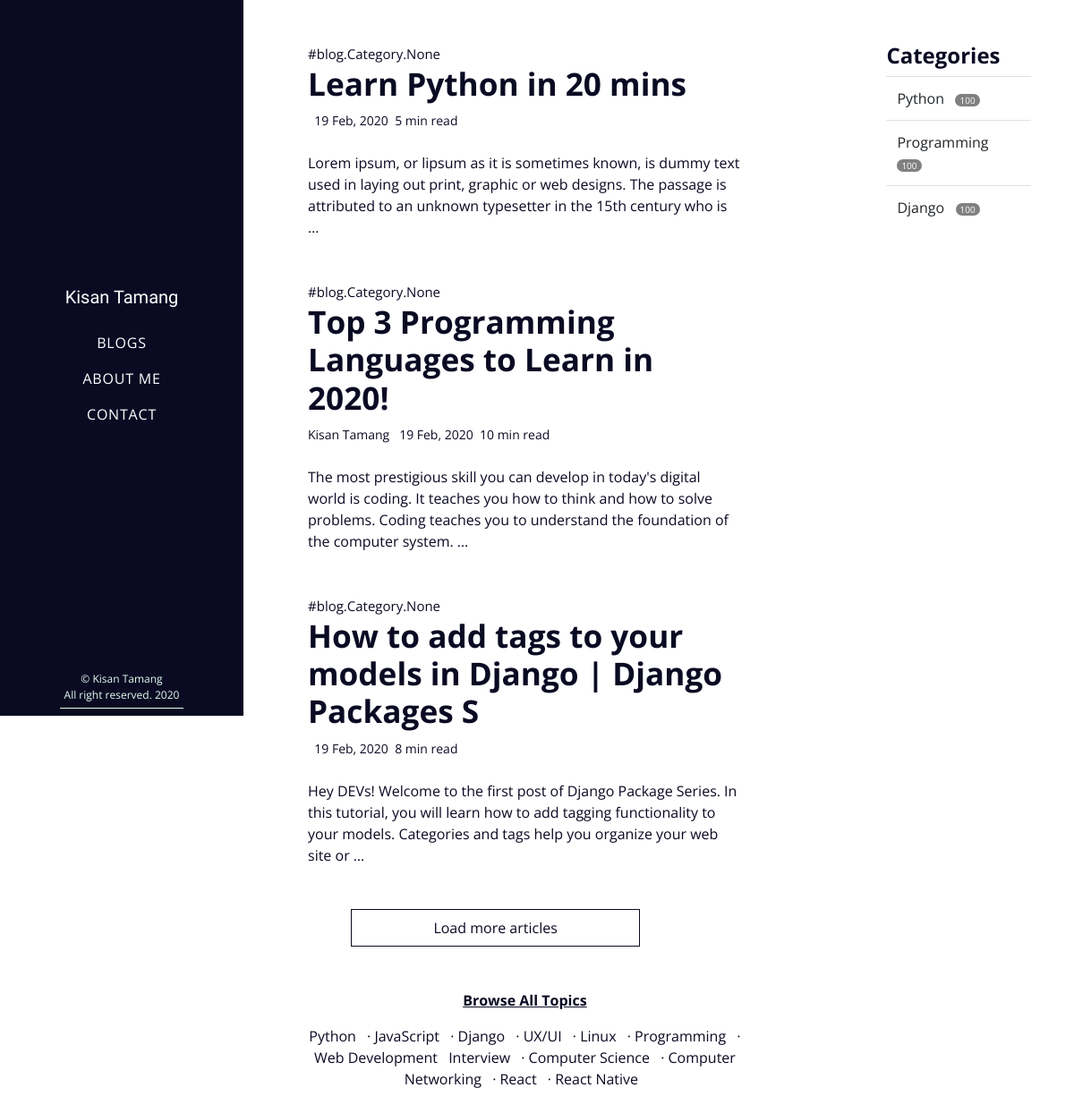
/, run on an earlier commit of the app's database.
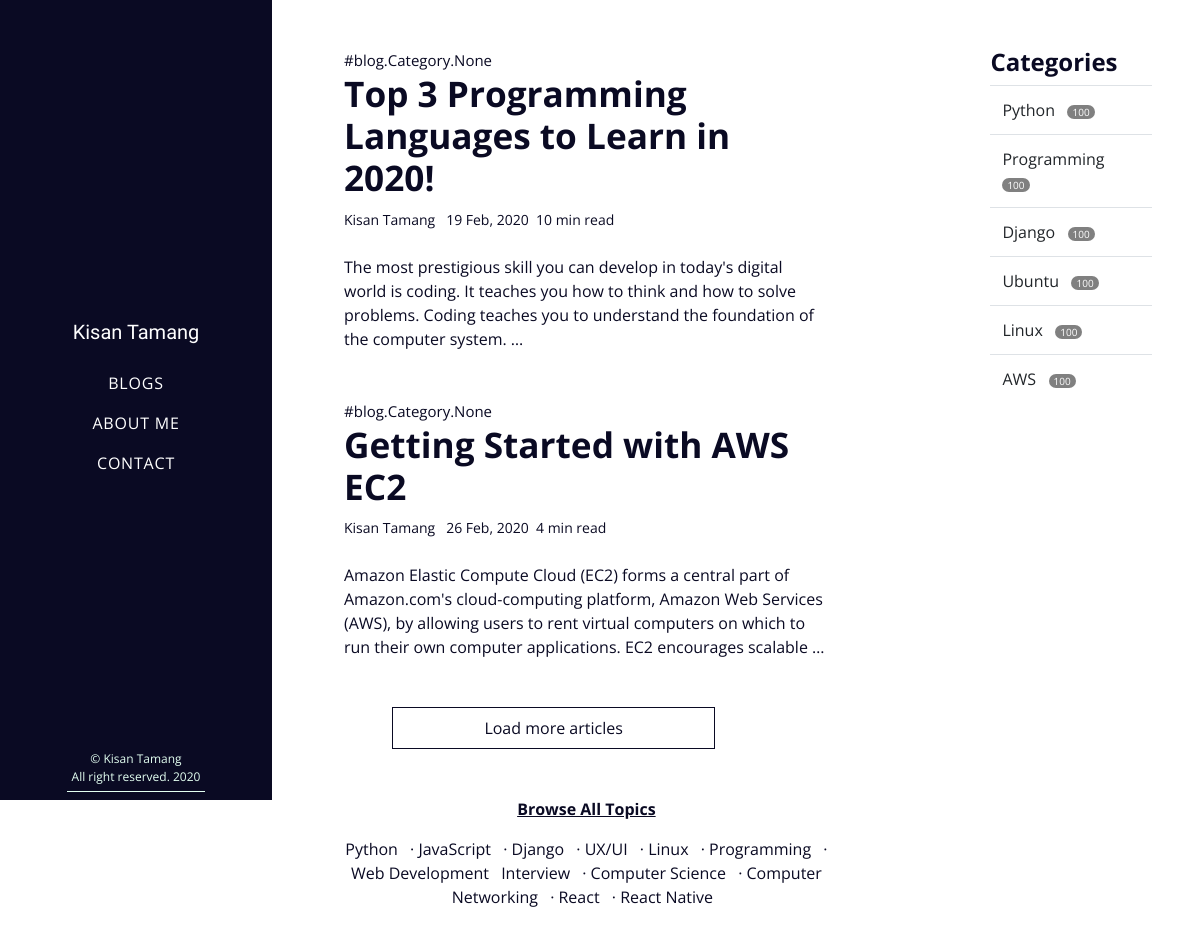
And on a later commit of the database.
### blog/models.py (models this page shows, shortened)
class Post(models.Model):
    id = models.UUIDField(
        primary_key = True,
        default = uuid.uuid4,
        editable = False
    )
    title = models.CharField(max_length=60)
    category = models.ManyToManyField('Category',help_text="Select Categories for this Post")
    content = models.TextField()
    banner = models.ImageField(blank=True,null=True)
    author = models.ForeignKey(User,on_delete=models.SET_NULL,null=True)
    created_at = models.DateTimeField(auto_now_add=True)
    updated_at = models.DateTimeField(auto_now=True)
    meta_keyworks = models.CharField("Meta Keywords",max_length=255,
                                     help_text="Comma-delimited set of SEO keywords for meta tag")
    meta_description = models.CharField("Meta Description",max_length=255,
                                     help_text="Content for Description Meta Tag")
    read_time =  models.CharField(max_length=5,null=True,blank=True)
    def get_author(self):
        return self.author.first_name + " " + self.author.last_name

class Category(models.Model):
    name = models.CharField(max_length=50)

### blog/views.py (the view)
# urls.py: path('', PostListView.as_view(), name="home"),
class PostListView(ListView):
    model = Post
    template_name="blog/index.html"
    context_object_name = "posts"
    def get_context_data(self, **kwargs):
    	context = super().get_context_data(**kwargs)
    	context["categories"] = Category.objects.all()
    	return context

### blog/templates/blog/index.html
{% extends 'blog/base.html' %}
{% block blogs %}
{% load static %}
<section class="resume-section ml-4 pl-3 pr-3 pt-3 pb-0 p-lg-5 d-flex" id="blogs">
		<div class="w-100">
				{%for post in posts%}
				<span style="font-size:15px;">#{{post.category}}</span>
				<div class="blog w-75 mb-5">
						<a href="{%url 'post_detail' post.id%}" class="blog_title"><h2>{{post.title}}</h2></a>
						<span style="font-size:14px;">{{post.get_author}}  &nbsp;&nbsp;{{post.created_at| date:"d M, Y"}}
								&nbsp;{{post.read_time}} min read</span><br><br>
						<p>
						{{post.content | truncatewords:35}}
						</p>
				</div>
				{%endfor%}
				<div class="load w-50 ml-5 mb-5">
						<span>Load more articles</span>
				</div>
				<footer class="bg-default pb-0 mt-5 w-75">
						<p class="text-center font-weight-bold"><u>Browse All Topics</u></p>
						<p class="text-center">
						<a class="pr-2" href="">Python</a> ·
						<a class="pr-2" href=""> JavaScript</a> ·
						<a class="pr-2" href="">Django</a> ·
						<a class="pr-2" href="">UX/UI</a> ·
						<a class="pr-2" href="">Linux</a> ·
						<a class="pr-2" href="">Programming</a> ·
						<a class="pr-2" href="">Web Development</a>
						<a class="pr-2" href="">Interview</a> ·
						<a class="pr-2" href="">Computer Science</a> ·
						<a class="pr-2" href="">Computer Networking</a> ·
						<a class="pr-2" href="">React</a> ·
						<a class="pr-2" href="">React Native</a>
						</p>
				</footer>
		</div>
	<div class="w-25 m-0 text-left">
		<h4>Categories</h4>
	<table class="table table-hover">
		<tbody>
			{% for cat in categories %}
			<tr>
				<td>{{cat.name}}&nbsp;&nbsp; <span style="font-size:10px;background:gray;color:#fff; padding:0px 5px 0px 5px; border-radius: 10px; text-align: right;">100</span></td>
			</tr>
			{% endfor %}
		</tbody>
	</table>
</div>
</section>
{% endblock blogs %}

### blog/templates/blog/base.html (shortened to what this page needs)
{% load static %}
<!DOCTYPE html>
<html lang="en">
{% include 'blog/head.html/' %}
<body id="page-top">
  {% include 'blog/nav.html/' %}
  <div class="container-fluid p-0 ml-6">
    {% block blogs %}
    {% endblock %}
   </div>
</body>
</html>

### blog/templates/blog/head.html (shortened to what this page needs)
{% load static %}
  <head>
  <link href="{%static 'blog/lib/bootstrap/css/bootstrap.min.css'%}" rel="stylesheet">
  <link href="{% static 'blog/lib/fontawesome-free/css/all.min.css' %}" rel="stylesheet">
  <link rel="stylesheet"
      href="//cdnjs.cloudflare.com/ajax/libs/highlight.js/9.18.1/styles/default.min.css">
  <link href="{% static 'blog/css/style.css' %}" rel="stylesheet">
</head>

### blog/templates/blog/nav.html (shortened to what this page needs)
{% load static %}
 <nav class="navbar navbar-expand-lg navbar-dark bg-primary fixed-top" id="sideNav">
    <a class="navbar-brand js-scroll-trigger" href="index.html">
    </a>
    <p style="color:#fff;;font-family: 'Kaushan Script', cursive;font-size: 20px;" class="mb-3">Kisan Tamang</p>
    <div class="collapse navbar-collapse" id="navbarSupportedContent">
      <ul class="navbar-nav">
        <li class="nav-item">
						<a class="nav-link js-scroll-trigger" href="{%url 'home'%}">Blogs</a>
        </li>
        <li class="nav-item">
						<a class="nav-link js-scroll-trigger" href="{%url 'about'%}">About Me</a>
        </li>
        <li class="nav-item">
          <a class="nav-link js-scroll-trigger" href="{%url 'contact'%}">Contact</a>
        </li>
      </ul>
    </div>
    <div class="nav_footer">
      <p>&copy; Kisan Tamang<br>
      All right reserved. 2020</p>
    </div>
  </nav>

### blog/templates/blog/script.html (shortened to what this page needs)
{% load static %}

### blog/static/blog/css/style.css (style rules this page uses)
body { font-family: 'Open Sans', sans-serif; padding-top: 54px; -webkit-font-smoothing: antialiased; color:#0a0a23; }
@media (min-width: 992px) { body { padding-top: 0; padding-left: 17rem; } }
h1, h2, h3, h4, h5, h6 { font-family: 'Open Sans', sans-serif; font-weight: 700; }
h2 { font-size: 2.2rem; }
#sideNav .navbar-nav .nav-item .nav-link { font-weight: 400; letter-spacing: 0.05rem; text-transform: uppercase; color: #fff; }
@media (min-width: 992px) { #sideNav { text-align: center; position: fixed; top: 0; left: 0; display: -webkit-box; display: -ms-flexbox; display: flex; -webkit-box-orient: vertical; -webkit-box-direction: normal; -ms-flex-direction: column; flex-direction: column; width: 17rem; height: 100vh; } }
@media (min-width: 992px) { #sideNav .navbar-brand { display: -webkit-box; display: -ms-flexbox; display: flex; margin: auto auto 0; padding: 0.5rem; } }
@media (min-width: 992px) { #sideNav .navbar-collapse { display: -webkit-box; display: -ms-flexbox; display: flex; -webkit-box-align: start; -ms-flex-align: start; align-items: flex-start; -webkit-box-flex: 0; -ms-flex-positive: 0; flex-grow: 0; width: 100%; margin-bottom: auto; } }
@media (min-width: 992px) { #sideNav .navbar-collapse .navbar-nav { -webkit-box-orient: vertical; -webkit-box-direction: normal; -ms-flex-direction: column; flex-direction: column; width: 100%; } }
@media (min-width: 992px) { #sideNav .navbar-collapse .navbar-nav .nav-item { display: block; } }
@media (min-width: 992px) { #sideNav .navbar-collapse .navbar-nav .nav-item .nav-link { display: block; } }
section.resume-section { padding-top: 5rem !important; max-width: 75rem; margin:0px auto; }
@media (min-width: 768px) { section.resume-section { min-height: 100vh; } }
@media (min-width: 992px) { section.resume-section { padding-top: 3rem !important; padding-bottom: 3rem !important; } }
.bg-primary { background-color: #0a0a23 !important; }
.blog_title { color:#0a0a23 !important; }
a { color: #0a0a23; }
.load { border:1px solid #0a0a23; text-align: center; padding:8px; margin-left: 10px; }
.nav_footer { border-bottom: 1px solid #E3FFF1; }
.nav_footer p { color:#E3FFF1; font-size:12px; padding-bottom: 0; margin:5px; }

What changed in the data, as far as the page shows it:
removed Post: category "blog.Category.None", title "Learn Python in 20 mins", created_at "19 Feb, 2020", read_time "5", content "Lorem ipsum, or lipsum as it is sometimes known, is dummy text used in laying out print, graphic or web designs. The passage is attributed to an unknown typesetter in the 15th century who is …"
removed Post: category "blog.Category.None", title "How to add tags to your models in Django | Django Packages S", created_at "19 Feb, 2020", read_time "8", content "Hey DEVs! Welcome to the first post of Django Package Series. In this tutorial, you will learn how to add tagging functionality to your models. Categories and tags help you organize your web site or …"
added Post: category "blog.Category.None", title "Getting Started with AWS EC2", get_author "Kisan Tamang", created_at "26 Feb, 2020", read_time "4", content "Amazon Elastic Compute Cloud (EC2) forms a central part of Amazon.com's cloud-computing platform, Amazon Web Services (AWS), by allowing users to rent virtual computers on which to run their own computer applications. EC2 encourages scalable …"
added Category: name "Ubuntu"
added Category: name "Linux"
added Category: name "AWS"
